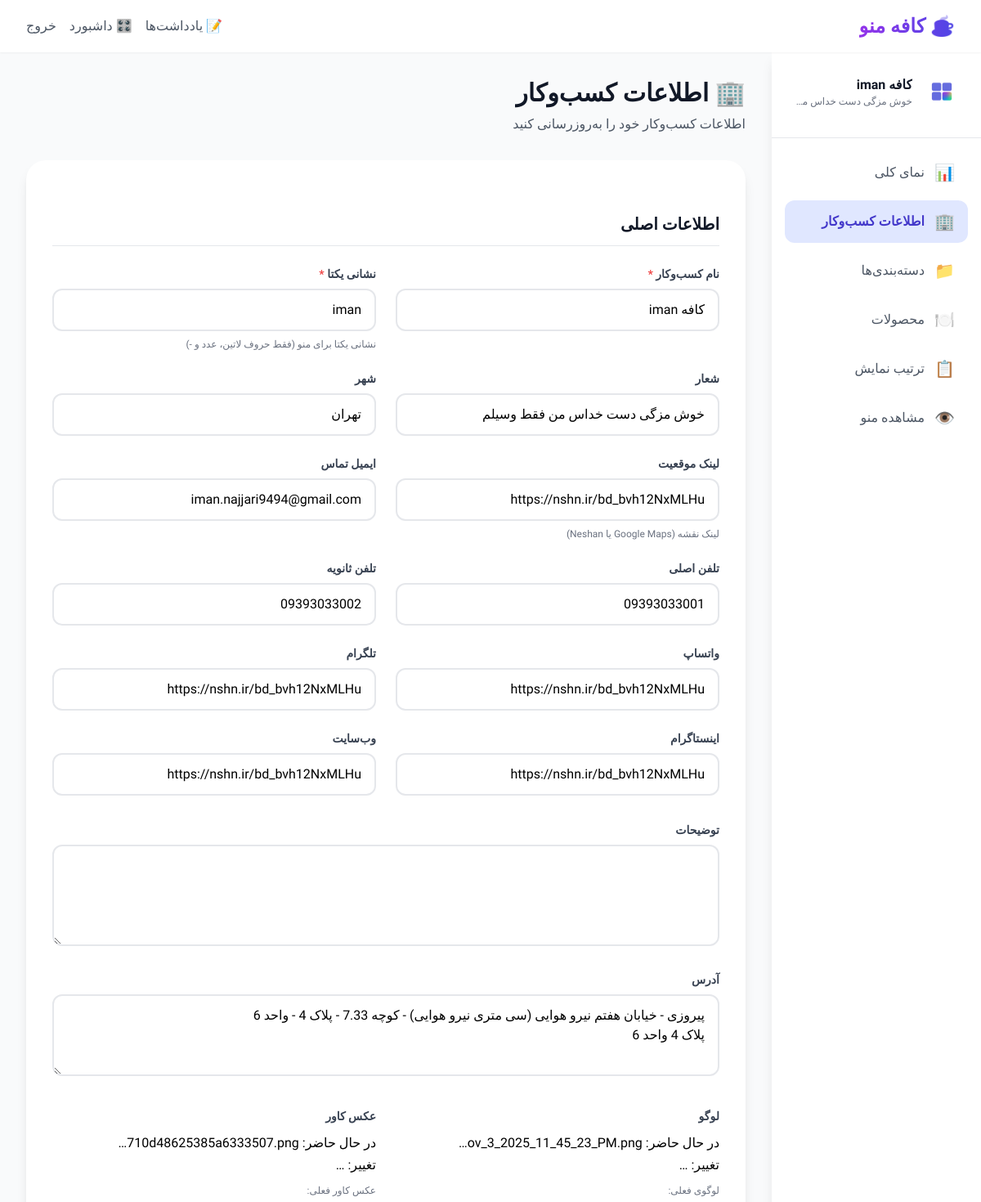
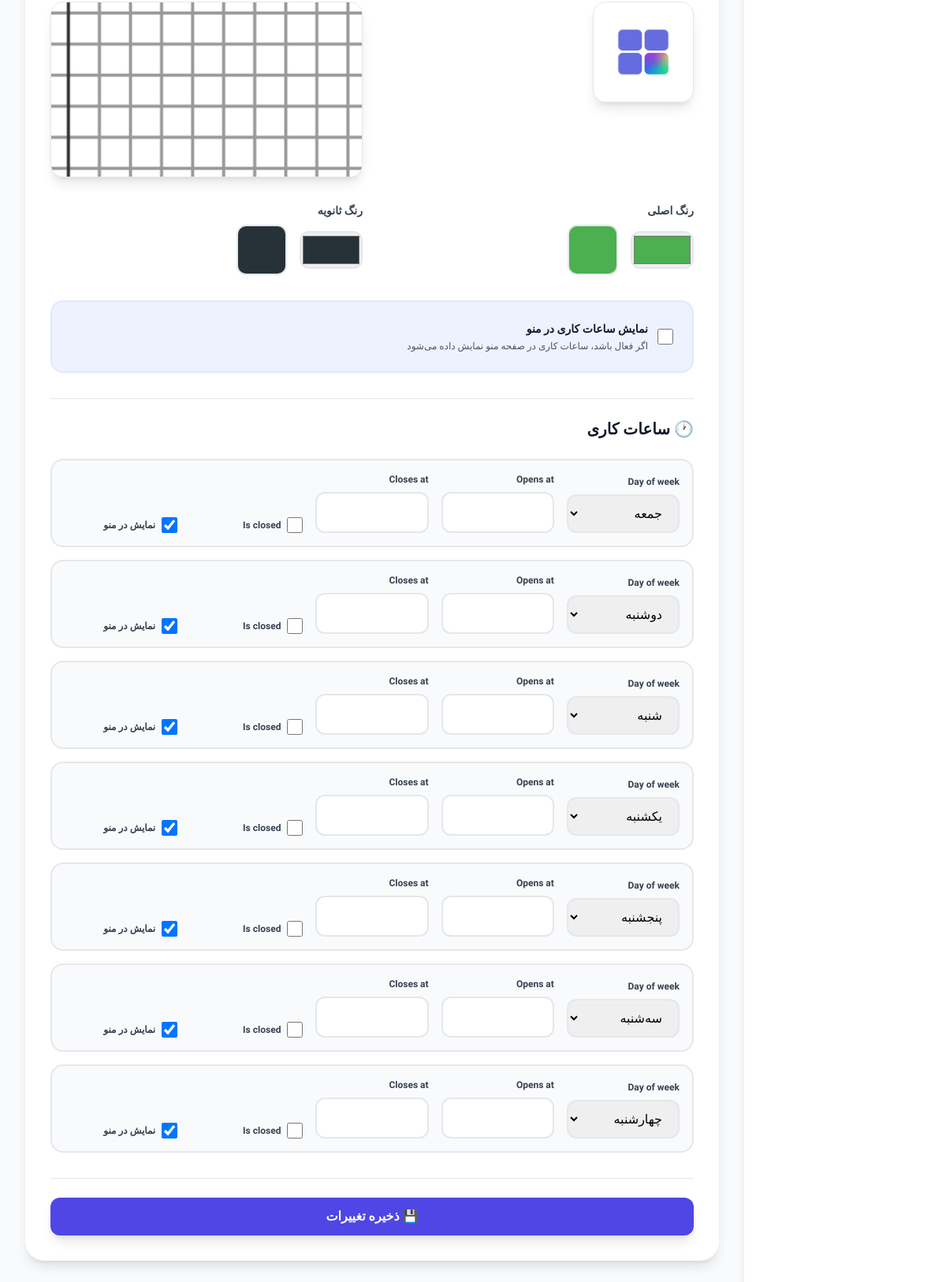
Screenshot of /dashboard/profile/ (signed in) with the database file from the repository (2 pictures, top to bottom).
### businesses/models.py (models this page shows, shortened)
class Business(models.Model):
    owner = models.ForeignKey(User, on_delete=models.CASCADE, related_name='businesses')
    name = models.CharField(max_length=255)
    slug = models.SlugField(max_length=255, unique=True, help_text="آدرس یکتای منو")
    tagline = models.CharField(max_length=255, blank=True)
    description = models.TextField(blank=True)
    address = models.TextField(blank=True)
    city = models.CharField(max_length=100, blank=True)
    location_link = models.URLField(blank=True, help_text="لینک نقشه (Google Maps یا Neshan)")
    contact_email = models.EmailField(blank=True)
    primary_phone = models.CharField(max_length=50, blank=True)
    secondary_phone = models.CharField(max_length=50, blank=True)
    whatsapp = models.CharField(max_length=50, blank=True)
    telegram = models.CharField(max_length=100, blank=True)
    instagram = models.CharField(max_length=100, blank=True)
    website = models.URLField(blank=True)
    logo = models.ImageField(upload_to='businesses/logos/', blank=True, null=True)
    cover_image = models.ImageField(upload_to='businesses/covers/', blank=True, null=True)
    theme_primary = models.CharField(max_length=7, default="#4CAF50", help_text="کد رنگ اصلی #RRGGBB")
    theme_secondary = models.CharField(max_length=7, default="#263238", help_text="کد رنگ ثانویه #RRGGBB")
    show_hours = models.BooleanField(default=True, verbose_name="نمایش ساعات کاری", help_text="آیا ساعات کاری در منو نمایش داده شود؟")
    created_at = models.DateTimeField(auto_now_add=True)
    updated_at = models.DateTimeField(auto_now=True)
    class Meta:
        ordering = ['name']
        verbose_name = "کسب‌وکار"
        verbose_name_plural = "کسب‌وکارها"

### businesses/views.py (the view, shortened to what this page needs)
# urls.py: path("profile/", BusinessProfileView.as_view(), name="business_edit"),
class BusinessProfileView(OwnerBusinessMixin, TemplateView):
    template_name = "dashboard/business_form.html"
    def get_context_data(self, **kwargs):
        context = super().get_context_data(**kwargs)
        form = kwargs.get("form") or BusinessForm(instance=self.business)
        formset = kwargs.get("formset") or BusinessHourFormSet(instance=self.business)
        for form_hour in formset.forms:
            for name, field in form_hour.fields.items():
                classes = field.widget.attrs.get("class", "")
                field.widget.attrs["class"] = f"input-control {classes}".strip()
                if name in {"opens_at", "closes_at"}:
                    field.widget.attrs.setdefault("type", "time")
        context.update({"form": form, "formset": formset, "business": self.business})
        return context

### businesses/views.py (called while the page is built)
    def dispatch(self, request, *args, **kwargs):
        if not request.user.is_authenticated:
            return self.handle_no_permission()
        self.business = self.get_business()
        return super().dispatch(request, *args, **kwargs)

    def get_business(self):
        user = self.request.user
        defaults = {"name": f"کافه {user.get_full_name() or user.username}"}
        business, created = Business.objects.get_or_create(owner=user, defaults=defaults)
        if created:
            self._ensure_hours(business)
        return business

### menus/urls.py (called while the page is built)
    def to_url(self, value):
        return value

### templates/dashboard/business_form.html (shortened to what this page needs)
{% extends 'dashboard/base_dashboard.html' %}
{% load static %}
{% block extra_head %}
<link rel="stylesheet" href="https://cdn.jsdelivr.net/npm/lightbox2@2.11.4/dist/css/lightbox.min.css">
{{ block.super }}
{% endblock %}
{% block dashboard_content %}
<div class="max-w-5xl">
    <div class="mb-8">
        <h1 class="text-3xl font-bold text-gray-900 mb-2">🏢 اطلاعات کسب‌وکار</h1>
        <p class="text-gray-600">اطلاعات کسب‌وکار خود را به‌روزرسانی کنید</p>
    </div>
    <form method="post" enctype="multipart/form-data" class="bg-white rounded-3xl shadow-lg p-8 space-y-8" novalidate>
        <div class="space-y-6">
            <h2 class="text-xl font-bold text-gray-900 border-b border-gray-200 pb-3">اطلاعات اصلی</h2>
            <div class="grid md:grid-cols-2 gap-6">
                {% for field in form %}
                    {% if field.name not in 'logo,cover_image,theme_primary,theme_secondary,description,address,show_hours' %}
                    <div class="space-y-2">
                        <label class="block text-sm font-semibold text-gray-700">
                            {{ field.label }}
                            {% if field.field.required %}<span class="text-red-500">*</span>{% endif %}
                        </label>
                        {{ field }}
                        {% if field.help_text %}
                        <p class="text-xs text-gray-500">{{ field.help_text }}</p>
                        {% endif %}
                    </div>
                    {% endif %}
                {% endfor %}
            </div>
        </div>
        <div class="space-y-6">
            <div class="space-y-2">
                <label class="block text-sm font-semibold text-gray-700">توضیحات</label>
                {{ form.description }}
            </div>
            <div class="space-y-2">
                <label class="block text-sm font-semibold text-gray-700">آدرس</label>
                {{ form.address }}
            </div>
        </div>
        <div class="grid md:grid-cols-2 gap-6">
            <div class="space-y-2">
              <label class="block text-sm font-semibold text-gray-700">لوگو</label>
              <div class="w-full max-w-xs overflow-hidden truncate">
              {{ form.logo }}
             </div>
              {% if business.logo %}
              <div class="mt-4">
                <p class="text-xs text-gray-500 mb-2">لوگوی فعلی:</p>
                <a href="{{ business.logo.url }}" data-lightbox="business" data-title="{{ business.name }}">
                  <img src="{{ business.logo.url }}" alt="لوگو"
                       class="w-32 h-32 rounded-2xl shadow-lg hover:shadow-xl transition-shadow cursor-pointer object-cover border border-gray-200 mx-auto md:mx-0">
                </a>
              </div>
              {% endif %}
            </div>
            <div class="space-y-2">
              <label class="block text-sm font-semibold text-gray-700">عکس کاور</label>
              <div class="w-full max-w-xs overflow-hidden truncate">
              {{ form.cover_image }}
             </div>
              {% if business.cover_image %}
              <div class="mt-4">
                <p class="text-xs text-gray-500 mb-2">عکس کاور فعلی:</p>
                <a href="{{ business.cover_image.url }}" data-lightbox="business" data-title="{{ business.name }}">
                  <img src="{{ business.cover_image.url }}" alt="کاور"
                       class="w-full max-w-[400px] h-auto aspect-video rounded-2xl shadow-lg hover:shadow-xl transition-shadow cursor-pointer object-cover border border-gray-200 mx-auto md:mx-0">
                </a>
              </div>
              {% endif %}
            </div>
          </div>
        <div class="grid md:grid-cols-2 gap-6">
            <div class="space-y-2">
                <label class="block text-sm font-semibold text-gray-700">رنگ اصلی</label>
                <div class="flex items-center gap-4">
                    {{ form.theme_primary }}
                    <div id="primary-color-preview" class="w-16 h-16 rounded-xl border-2 border-gray-200" style="background-color: {{ business.theme_primary|default:'#4CAF50' }}"></div>
                </div>
            </div>
            <div class="space-y-2">
                <label class="block text-sm font-semibold text-gray-700">رنگ ثانویه</label>
                <div class="flex items-center gap-4">
                    {{ form.theme_secondary }}
                    <div id="secondary-color-preview" class="w-16 h-16 rounded-xl border-2 border-gray-200" style="background-color: {{ business.theme_secondary|default:'#263238' }}"></div>
                </div>
            </div>
        </div>
        <div class="bg-indigo-50 rounded-2xl p-6 border-2 border-indigo-100">
            <label class="flex items-center gap-3 cursor-pointer">
                {{ form.show_hours }}
                <div>
                    <span class="block text-sm font-semibold text-gray-900">نمایش ساعات کاری در منو</span>
                    <span class="block text-xs text-gray-600 mt-1">اگر فعال باشد، ساعات کاری در صفحه منو نمایش داده می‌شود</span>
                </div>
            </label>
        </div>
        <div class="border-t border-gray-200 pt-6">
            <h2 class="text-xl font-bold text-gray-900 mb-6">🕐 ساعات کاری</h2>
            <div class="space-y-4">
                {% for hour_form in formset %}
                <div class="bg-gray-50 rounded-2xl p-4 border-2 border-gray-200">
                    <div class="grid md:grid-cols-5 gap-4 items-end">
                        <div class="space-y-2">
                            <label class="block text-xs font-semibold text-gray-700">{{ hour_form.day_of_week.label }}</label>
                            {{ hour_form.day_of_week }}
                        </div>
                        <div class="space-y-2">
                            <label class="block text-xs font-semibold text-gray-700">{{ hour_form.opens_at.label }}</label>
                            {{ hour_form.opens_at }}
                        </div>
                        <div class="space-y-2">
                            <label class="block text-xs font-semibold text-gray-700">{{ hour_form.closes_at.label }}</label>
                            {{ hour_form.closes_at }}
                        </div>
                        <div class="space-y-2">
                            <label class="flex items-center gap-2 cursor-pointer">
                                {{ hour_form.is_closed }}
                                <span class="text-xs font-semibold text-gray-700">{{ hour_form.is_closed.label }}</span>
                            </label>
                        </div>
                        <div class="space-y-2">
                            <label class="flex items-center gap-2 cursor-pointer">
                                {{ hour_form.is_visible }}
                                <span class="text-xs font-semibold text-gray-700">{{ hour_form.is_visible.label }}</span>
                            </label>
                        </div>
                    </div>
                </div>
                {% endfor %}
            </div>
        </div>
        <div class="flex gap-4 pt-6 border-t border-gray-200">
            <button type="submit"
                    class="flex-1 px-6 py-3 bg-indigo-600 text-white rounded-xl hover:bg-indigo-700 transition-colors font-semibold shadow-lg hover:shadow-xl">
                💾 ذخیره تغییرات
            </button>
        </div>
    </form>
</div>
{% endblock %}

### templates/dashboard/base_dashboard.html (shortened to what this page needs)
{% extends 'base.html' %}
{% load static %}
{% block extra_head %}
<link rel="stylesheet" href="https://unpkg.com/persian-datepicker@1.2.0/dist/css/persian-datepicker.min.css">
{% endblock %}
{% block content %}
<div class="min-h-screen bg-gray-50">
    <aside id="dashboard-sidebar" class="fixed right-0 top-16 bottom-0 w-64 bg-white shadow-lg z-40 overflow-y-auto transform transition-transform duration-300 md:translate-x-0 translate-x-full">
        <div class="p-6 border-b border-gray-200">
            <div class="flex items-center gap-3 mb-2">
                {% if business.logo %}
                <img src="{{ business.logo.url }}" alt="{{ business.name }}" class="w-12 h-12 rounded-xl object-cover">
                {% else %}
                <div class="w-12 h-12 rounded-xl bg-gradient-to-br from-indigo-400 to-purple-500 flex items-center justify-center text-white font-bold text-xl">
                    {{ business.name|first|default:"ک" }}
                </div>
                {% endif %}
                <div class="flex-1 min-w-0">
                    <h3 class="font-bold text-gray-900 truncate">{{ business.name|default:"کسب‌وکار من" }}</h3>
                    {% if business.tagline %}
                    <p class="text-xs text-gray-500 truncate">{{ business.tagline }}</p>
                    {% endif %}
                </div>
            </div>
        </div>
        <nav class="p-4 space-y-2">
            {% with request.resolver_match.url_name as current_url %}
            <a href="{% url 'dashboard:home' %}"
               class="flex items-center gap-3 px-4 py-3 rounded-xl transition-all {% if current_url == 'home' %}bg-indigo-100 text-indigo-700 font-semibold{% else %}text-gray-600 hover:bg-gray-100{% endif %}">
                <span class="text-xl">📊</span>
                <span>نمای کلی</span>
            </a>
            <a href="{% url 'dashboard:business_edit' %}"
               class="flex items-center gap-3 px-4 py-3 rounded-xl transition-all {% if current_url == 'business_edit' %}bg-indigo-100 text-indigo-700 font-semibold{% else %}text-gray-600 hover:bg-gray-100{% endif %}">
                <span class="text-xl">🏢</span>
                <span>اطلاعات کسب‌وکار</span>
            </a>
            <a href="{% url 'dashboard:category_list' %}"
               class="flex items-center gap-3 px-4 py-3 rounded-xl transition-all {% if current_url|slice:':9' == 'category_' %}bg-indigo-100 text-indigo-700 font-semibold{% else %}text-gray-600 hover:bg-gray-100{% endif %}">
                <span class="text-xl">📁</span>
                <span>دسته‌بندی‌ها</span>
            </a>
            <a href="{% url 'dashboard:item_list' %}"
               class="flex items-center gap-3 px-4 py-3 rounded-xl transition-all {% if current_url|slice:':5' == 'item_' %}bg-indigo-100 text-indigo-700 font-semibold{% else %}text-gray-600 hover:bg-gray-100{% endif %}">
                <span class="text-xl">🍽️</span>
                <span>محصولات</span>
            </a>
            <a href="{% url 'dashboard:menu_order' %}"
               class="flex items-center gap-3 px-4 py-3 rounded-xl transition-all {% if current_url == 'menu_order' %}bg-indigo-100 text-indigo-700 font-semibold{% else %}text-gray-600 hover:bg-gray-100{% endif %}">
                <span class="text-xl">📋</span>
                <span>ترتیب نمایش</span>
            </a>
            <a href="{% url 'menu:business_detail' business.slug %}" target="_blank"
               class="flex items-center gap-3 px-4 py-3 rounded-xl text-gray-600 hover:bg-gray-100 transition-all">
                <span class="text-xl">👁️</span>
                <span>مشاهده منو</span>
            </a>
            {% endwith %}
        </nav>
    </aside>
    <main class="md:mr-64 p-4 md:p-8 pt-20 md:pt-8">
        {% block dashboard_content %}{% endblock %}
    </main>
</div>
{% endblock %}

### static/css/custom.css (style rules this page uses)
html { scroll-behavior: smooth; }

### rows the page displays
Business: logo (picture), name "کافه iman", form "کافه iman" "iman" "خوش مزگی دست خداس من فقط وسیلم" "تهران" "https://nshn.ir/bd_bvh12NxMLHu" "iman.najjari9494@gmail.com" "09393033001" "09393033002" "https://nshn.ir/bd_bvh12NxMLHu" "https://nshn.ir/bd_bvh12NxMLHu" "https://nshn.ir/bd_bvh12NxMLHu" "https://nshn.ir/bd_bvh12NxMLHu", address "پیروزی - خیابان هفتم نیرو هوایی (سی متری نیرو هوایی) - کوچه 7.33 - پلاک 4 - واحد 6 پلاک 4 واحد 6", cover_image (picture), theme_primary "#4caf50", theme_secondary "#263238"

### other values shown
{{ field.label }} "نام کسب‌وکار" "نشانی یکتا" "شعار" "شهر" "لینک موقعیت" "ایمیل تماس" "تلفن اصلی" "تلفن ثانویه" "واتساپ" "تلگرام" "اینستاگرام" "وب‌سایت"
{{ field.help_text }} "نشانی یکتا برای منو (فقط حروف لاتین، عدد و -)" "لینک نقشه (Google Maps یا Neshan)"
{{ hour_form.day_of_week.label }} "Day of week" "Day of week" "Day of week" "Day of week" "Day of week" "Day of week" "Day of week"
{{ hour_form.opens_at.label }} "Opens at" "Opens at" "Opens at" "Opens at" "Opens at" "Opens at" "Opens at"
{{ hour_form.closes_at.label }} "Closes at" "Closes at" "Closes at" "Closes at" "Closes at" "Closes at" "Closes at"
{{ hour_form.is_closed.label }} "Is closed" "Is closed" "Is closed" "Is closed" "Is closed" "Is closed" "Is closed"
{{ hour_form.is_visible.label }} "نمایش در منو" "نمایش در منو" "نمایش در منو" "نمایش در منو" "نمایش در منو" "نمایش در منو" "نمایش در منو"
